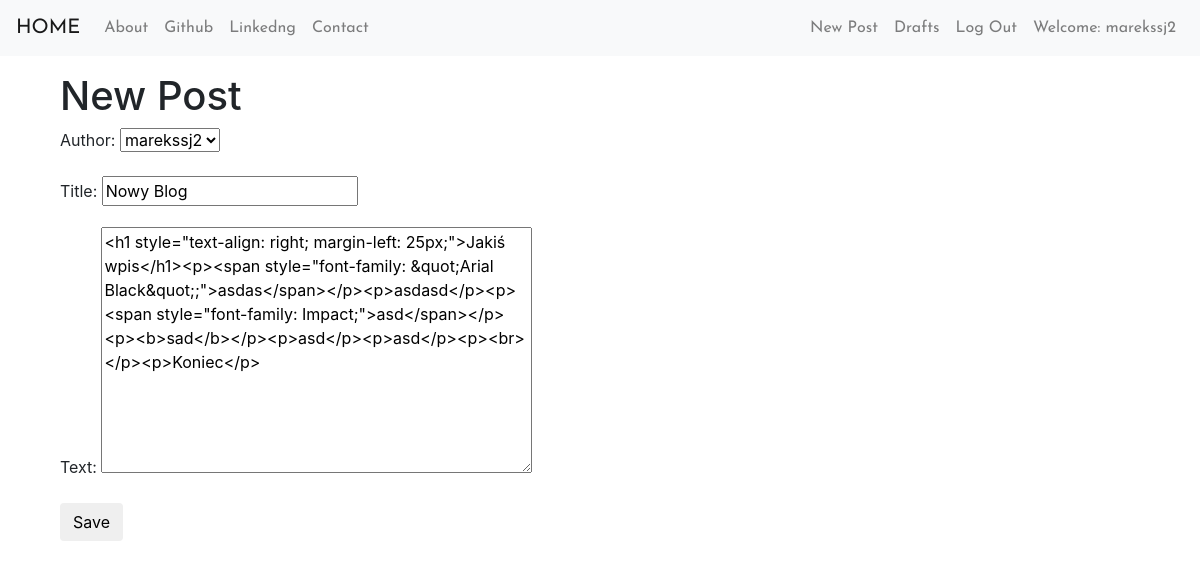
Screenshot of /post/1/edit/ (signed in) with the database file from the repository.
### blog/models.py (models this page shows, shortened)
class Post(models.Model):
    author = models.ForeignKey('auth.User', on_delete=models.CASCADE)
    title = models.CharField(max_length=200)
    text = models.TextField()
    created_date = models.DateTimeField(default=timezone.now)
    published_date = models.DateTimeField(blank=True, null= True)

### blog/views.py (the view)
# urls.py: path('post/<int:pk>/edit/', views.PostUpdateView.as_view(), name='post_edit'),
class PostUpdateView(LoginRequiredMixin,UpdateView):
    login_url = '/login/'
    redirect_field_name = 'blog/post_detail.html'
    form_class = PostForm
    model = Post

### blog/forms.py
class PostForm(forms.ModelForm):
    class Meta:
        model = Post
        fields = ('author','title', 'text',)
        widgets = {
            'title': forms.TextInput(attrs={'class': 'textinputclass'}),
            'text': forms.Textarea(attrs={'id': 'summernote'}),
        }

### blog/templates/blog/post_form.html (shortened to what this page needs)
{% extends "blog/base.html" %}
{% block body_block %}
  <h1>New Post</h1>
  <form class="post-form" method="POST">
    {{form.as_p}}
    <button type="submit" class="save btn btn-default">Save</button>
  </form>
{% endblock %}

### blog/templates/blog/base.html (shortened to what this page needs)
<!DOCTYPE html>
{% load staticfiles %}
<html>
  <head>
    <link rel="stylesheet" href="https://maxcdn.bootstrapcdn.com/bootstrap/4.0.0/css/bootstrap.min.css">
    <link href="https://cdnjs.cloudflare.com/ajax/libs/summernote/0.8.9/summernote-lite.css" rel="stylesheet">
    <link rel="stylesheet" href="{% static 'css/blog.css' %}">
  </head>
  <body>
    <nav class="navbar navbar-expand-lg navbar-light bg-light josefinfont">
      <a class="navbar-brand" href="{% url 'post_list' %}">HOME</a>
      <div class="collapse navbar-collapse" id="navbarNavAltMarkup">
        <ul class="navbar-nav mr-auto">
          <li><a class="nav-item nav-link" href="{% url 'about' %}">About</a></li>
          <li><a class="nav-item nav-link" href="https://www.github.com">Github</a></li>
          <li><a class="nav-item nav-link" href="https://www.linkedin.com">Linkedng</a></li>
          <li><a class="nav-item nav-link" href="{% url 'contact' %}">Contact</a></li>
        </ul>
        <ul class="navbar-nav ml-auto">
          {% if user.is_authenticated %}
          <li><a class="nav-item nav-link" href="{% url 'post_new' %}">New Post</a></li>
          <li><a class="nav-item nav-link" href="{% url 'post_draft_list' %}">Drafts</a></li>
          <li><a class="nav-item nav-link" href="{% url 'logout' %}">Log Out</a></li>
          <li><a class="nav-item nav-link">Welcome: {{user.username}}</a></li>
          {% else %}
            <li><a class="nav-item nav-link navbar-right" href="{% url 'login' %}"><span class='glyphicon glyphicon-user'></span>Login</a></li>
          {% endif %}
        </ul>
      </div>
    </nav>
    <div class="content container mt-3">
      <div class="col-md-12">
        <div class="blog_posts">
          {% block body_block %}
          {% endblock %}

### blog/static/css/blog.css (style rules this page uses)
.josefinfont { font-family: 'Josefin Sans', sans-serif; font-size: :1.5em; margin-bottom: 10px; }

### rows the page displays
Post: author "marekssj2", title "Nowy Blog", text "<h1 style=\"text-align: right; margin-left: 25px;\">Jakiś wpis</h1><p><span style=\"font-family: &quot;Arial Black&quot;;\">asdas</span></p><p>asdasd</p><p><span style=\"font-family: Impact;\">asd</span></p><p><b>sad</b></p><p>asd</p><p>asd</p><p><br></p><p>Koniec</p>"

### other values shown
{{ user.username }} "marekssj2"
